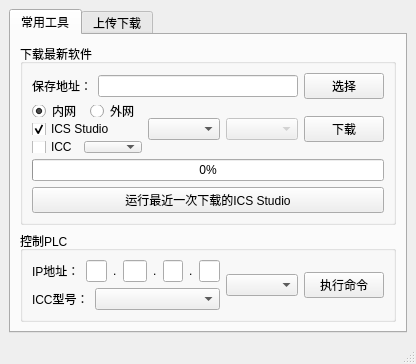
<?xml version="1.0" encoding="UTF-8"?>
<ui version="4.0">
 <class>MainWindow</class>
 <widget class="QMainWindow" name="MainWindow">
  <property name="geometry">
   <rect>
    <x>0</x>
    <y>0</y>
    <width>416</width>
    <height>364</height>
   </rect>
  </property>
  <property name="minimumSize">
   <size>
    <width>416</width>
    <height>364</height>
   </size>
  </property>
  <property name="baseSize">
   <size>
    <width>416</width>
    <height>364</height>
   </size>
  </property>
  <property name="windowTitle">
   <string>TestTools</string>
  </property>
  <widget class="QWidget" name="centralwidget">
   <layout class="QVBoxLayout" name="verticalLayout_2">
    <item>
     <widget class="QTabWidget" name="tab">
      <property name="currentIndex">
       <number>0</number>
      </property>
      <widget class="QWidget" name="tab_general">
       <attribute name="title">
        <string>常用工具</string>
       </attribute>
       <layout class="QVBoxLayout" name="verticalLayout">
        <item>
         <widget class="QGroupBox" name="groupBox">
          <property name="title">
           <string>下载最新软件</string>
          </property>
          <layout class="QVBoxLayout" name="verticalLayout_5">
           <item>
            <layout class="QVBoxLayout" name="verticalLayout_4">
             <item>
              <layout class="QHBoxLayout" name="horizontalLayout" stretch="1,8,1">
               <item>
                <widget class="QLabel" name="label_save_path">
                 <property name="text">
                  <string>保存地址：</string>
                 </property>
                </widget>
               </item>
               <item>
                <widget class="QLineEdit" name="lineEdit_save_path">
                 <property name="text">
                  <string/>
                 </property>
                 <property name="readOnly">
                  <bool>true</bool>
                 </property>
                </widget>
               </item>
               <item>
                <widget class="QPushButton" name="btn_choseFilePath">
                 <property name="text">
                  <string>选择</string>
                 </property>
                </widget>
               </item>
              </layout>
             </item>
             <item>
              <layout class="QHBoxLayout" name="horizontalLayout_4" stretch="9,0,0,1">
               <item>
                <layout class="QVBoxLayout" name="verticalLayout_3">
                 <item>
                  <layout class="QHBoxLayout" name="horizontalLayout_14">
                   <item>
                    <widget class="QRadioButton" name="radioButton_local">
                     <property name="text">
                      <string>内网</string>
                     </property>
                     <property name="checked">
                      <bool>true</bool>
                     </property>
                    </widget>
                   </item>
                   <item>
                    <widget class="QRadioButton" name="radioButton_wide">
                     <property name="text">
                      <string>外网</string>
                     </property>
                    </widget>
                   </item>
                  </layout>
                 </item>
                 <item>
                  <layout class="QHBoxLayout" name="horizontalLayout_2" stretch="0">
                   <item>
                    <widget class="QCheckBox" name="checkBox_ics">
                     <property name="text">
                      <string>ICS Studio</string>
                     </property>
                     <property name="checked">
                      <bool>true</bool>
                     </property>
                    </widget>
                   </item>
                  </layout>
                 </item>
                 <item>
                  <layout class="QHBoxLayout" name="horizontalLayout_3" stretch="0,4">
                   <item>
                    <widget class="QCheckBox" name="checkBox_icc">
                     <property name="text">
                      <string>ICC</string>
                     </property>
                    </widget>
                   </item>
                   <item>
                    <widget class="QComboBox" name="comboBox_icc_model"/>
                   </item>
                  </layout>
                 </item>
                </layout>
               </item>
               <item>
                <widget class="QComboBox" name="comboBox_Edition">
                 <property name="currentText">
                  <string/>
                 </property>
                </widget>
               </item>
               <item>
                <widget class="QComboBox" name="comboBox_ver">
                 <property name="enabled">
                  <bool>false</bool>
                 </property>
                </widget>
               </item>
               <item>
                <widget class="QPushButton" name="btn_download">
                 <property name="text">
                  <string>下载</string>
                 </property>
                </widget>
               </item>
              </layout>
             </item>
             <item>
              <widget class="QProgressBar" name="progressBar_download">
               <property name="value">
                <number>0</number>
               </property>
              </widget>
             </item>
             <item>
              <widget class="QPushButton" name="btn_run">
               <property name="text">
                <string>运行最近一次下载的ICS Studio</string>
               </property>
              </widget>
             </item>
            </layout>
           </item>
          </layout>
         </widget>
        </item>
        <item>
         <widget class="QGroupBox" name="groupBox_2">
          <property name="title">
           <string>控制PLC</string>
          </property>
          <layout class="QVBoxLayout" name="verticalLayout_9">
           <item>
            <layout class="QHBoxLayout" name="horizontalLayout_13">
             <item>
              <layout class="QVBoxLayout" name="verticalLayout_8">
               <item>
                <layout class="QHBoxLayout" name="horizontalLayout_11">
                 <property name="sizeConstraint">
                  <enum>QLayout::SetFixedSize</enum>
                 </property>
                 <item>
                  <widget class="QLabel" name="label_8">
                   <property name="text">
                    <string>IP地址：</string>
                   </property>
                  </widget>
                 </item>
                 <item>
                  <widget class="QLineEdit" name="lineEdit_ip1">
                   <property name="sizePolicy">
                    <sizepolicy hsizetype="Fixed" vsizetype="Fixed">
                     <horstretch>0</horstretch>
                     <verstretch>0</verstretch>
                    </sizepolicy>
                   </property>
                   <property name="minimumSize">
                    <size>
                     <width>20</width>
                     <height>0</height>
                    </size>
                   </property>
                   <property name="baseSize">
                    <size>
                     <width>0</width>
                     <height>0</height>
                    </size>
                   </property>
                   <property name="inputMask">
                    <string/>
                   </property>
                   <property name="text">
                    <string/>
                   </property>
                  </widget>
                 </item>
                 <item>
                  <widget class="QLabel" name="label_10">
                   <property name="text">
                    <string>.</string>
                   </property>
                  </widget>
                 </item>
                 <item>
                  <widget class="QLineEdit" name="lineEdit_ip2">
                   <property name="sizePolicy">
                    <sizepolicy hsizetype="Fixed" vsizetype="Fixed">
                     <horstretch>0</horstretch>
                     <verstretch>0</verstretch>
                    </sizepolicy>
                   </property>
                   <property name="minimumSize">
                    <size>
                     <width>24</width>
                     <height>0</height>
                    </size>
                   </property>
                   <property name="baseSize">
                    <size>
                     <width>0</width>
                     <height>0</height>
                    </size>
                   </property>
                   <property name="inputMask">
                    <string/>
                   </property>
                  </widget>
                 </item>
                 <item>
                  <widget class="QLabel" name="label_11">
                   <property name="text">
                    <string>.</string>
                   </property>
                  </widget>
                 </item>
                 <item>
                  <widget class="QLineEdit" name="lineEdit_ip3">
                   <property name="sizePolicy">
                    <sizepolicy hsizetype="Fixed" vsizetype="Fixed">
                     <horstretch>0</horstretch>
                     <verstretch>0</verstretch>
                    </sizepolicy>
                   </property>
                   <property name="minimumSize">
                    <size>
                     <width>20</width>
                     <height>0</height>
                    </size>
                   </property>
                   <property name="baseSize">
                    <size>
                     <width>0</width>
                     <height>0</height>
                    </size>
                   </property>
                   <property name="inputMask">
                    <string/>
                   </property>
                  </widget>
                 </item>
                 <item>
                  <widget class="QLabel" name="label_12">
                   <property name="text">
                    <string>.</string>
                   </property>
                  </widget>
                 </item>
                 <item>
                  <widget class="QLineEdit" name="lineEdit_ip4">
                   <property name="sizePolicy">
                    <sizepolicy hsizetype="Fixed" vsizetype="Fixed">
                     <horstretch>0</horstretch>
                     <verstretch>0</verstretch>
                    </sizepolicy>
                   </property>
                   <property name="minimumSize">
                    <size>
                     <width>20</width>
                     <height>0</height>
                    </size>
                   </property>
                   <property name="baseSize">
                    <size>
                     <width>0</width>
                     <height>0</height>
                    </size>
                   </property>
                   <property name="inputMask">
                    <string/>
                   </property>
                  </widget>
                 </item>
                </layout>
               </item>
               <item>
                <layout class="QHBoxLayout" name="horizontalLayout_12" stretch="1,9">
                 <item>
                  <widget class="QLabel" name="label_9">
                   <property name="text">
                    <string>ICC型号：</string>
                   </property>
                  </widget>
                 </item>
                 <item>
                  <widget class="QComboBox" name="comboBox_icc_model_2"/>
                 </item>
                </layout>
               </item>
              </layout>
             </item>
             <item>
              <widget class="QComboBox" name="comboBox_command"/>
             </item>
             <item>
              <widget class="QPushButton" name="pushButton_execute">
               <property name="text">
                <string>执行命令</string>
               </property>
              </widget>
             </item>
            </layout>
           </item>
          </layout>
         </widget>
        </item>
       </layout>
      </widget>
      <widget class="QWidget" name="tab_upload_download">
       <property name="enabled">
        <bool>false</bool>
       </property>
       <attribute name="title">
        <string>上传下载</string>
       </attribute>
       <layout class="QVBoxLayout" name="verticalLayout_7">
        <item>
         <layout class="QHBoxLayout" name="horizontalLayout_5">
          <item>
           <widget class="QLabel" name="label">
            <property name="text">
             <string>测试类型：</string>
            </property>
           </widget>
          </item>
          <item>
           <widget class="QComboBox" name="comboBox_type"/>
          </item>
         </layout>
        </item>
        <item>
         <layout class="QHBoxLayout" name="horizontalLayout_6" stretch="1,8,1">
          <item>
           <widget class="QLabel" name="label_3">
            <property name="text">
             <string>ICS Studio 地址：</string>
            </property>
           </widget>
          </item>
          <item>
           <widget class="QLineEdit" name="lineEdit_2"/>
          </item>
          <item>
           <widget class="QPushButton" name="btn_path">
            <property name="text">
             <string>选择</string>
            </property>
           </widget>
          </item>
         </layout>
        </item>
        <item>
         <layout class="QHBoxLayout" name="horizontalLayout_7" stretch="1,8,1">
          <item>
           <widget class="QLabel" name="label_4">
            <property name="text">
             <string>ICS Studio工程：</string>
            </property>
           </widget>
          </item>
          <item>
           <widget class="QLineEdit" name="lineEdit_3"/>
          </item>
          <item>
           <widget class="QPushButton" name="btn_json">
            <property name="text">
             <string>选择</string>
            </property>
           </widget>
          </item>
         </layout>
        </item>
        <item>
         <layout class="QHBoxLayout" name="horizontalLayout_10" stretch="9,1">
          <item>
           <layout class="QVBoxLayout" name="verticalLayout_6">
            <item>
             <layout class="QHBoxLayout" name="horizontalLayout_8" stretch="4,5,1">
              <item>
               <widget class="QLabel" name="label_6">
                <property name="text">
                 <string>下载次数：</string>
                </property>
               </widget>
              </item>
              <item>
               <widget class="QSpinBox" name="spinBox"/>
              </item>
              <item>
               <widget class="QLabel" name="label_2">
                <property name="text">
                 <string>次</string>
                </property>
               </widget>
              </item>
             </layout>
            </item>
            <item>
             <layout class="QHBoxLayout" name="horizontalLayout_9" stretch="4,5,1">
              <item>
               <widget class="QLabel" name="label_7">
                <property name="text">
                 <string>执行间隔:</string>
                </property>
               </widget>
              </item>
              <item>
               <widget class="QSpinBox" name="spinBox_2"/>
              </item>
              <item>
               <widget class="QLabel" name="label_5">
                <property name="text">
                 <string>秒</string>
                </property>
               </widget>
              </item>
             </layout>
            </item>
           </layout>
          </item>
          <item>
           <widget class="QPushButton" name="btn_execute">
            <property name="text">
             <string>执行</string>
            </property>
           </widget>
          </item>
         </layout>
        </item>
       </layout>
      </widget>
     </widget>
    </item>
   </layout>
  </widget>
  <widget class="QStatusBar" name="statusbar"/>
 </widget>
 <resources/>
 <connections/>
</ui>
